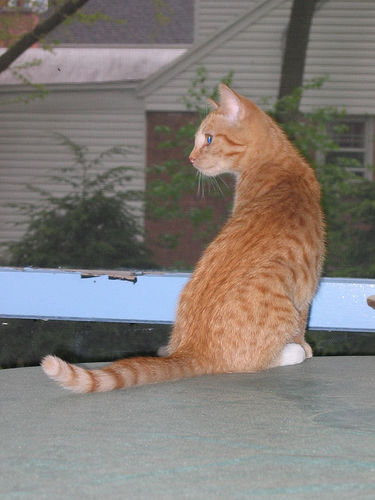
%> input picture 4/prob_GraphCut/cat.jpg, 375 x 500 px
$ octave runThis_grad2.m   (GNU Octave 9; MATLAB toolbox functions it lacks are replaced by stand-ins)
%> lines starting %> are read from the running program, lines starting %| are printed output that depends on the picture
% Add path

clear all;
close all;

addpath(genpath('GCmex1.5'));
im = im2double( imread('cat.jpg') );

org_im = im;

H = size(im, 1); W = size(im, 2); K = 3;
%> after `H = size(im, 1)`: H = 500
%> after `W = size(im, 2)`: W = 375

cform  = makecform('srgb2lab');
imgLab = applycform(im, cform);
%> imgLab: size 500x375x3 double; mean of channels 1, 2, 3 51.8, 2.4, 4.3

%Separating RGB Components
img_r=imgLab(:,:,1);
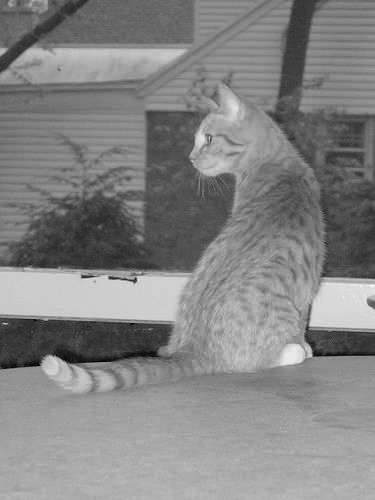
%> img_r: size 500x375 double; min 1.38, max 98.72, mean 51.8; drawn with min black and max white
img_g=imgLab(:,:,2);
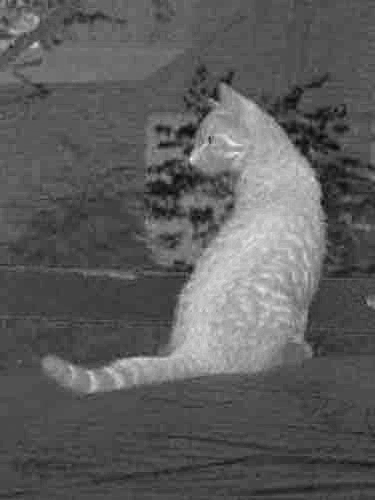
%> img_g: size 500x375 double; min -16.37, max 34.93, mean 2.4; drawn with min black and max white
img_b=imgLab(:,:,3);
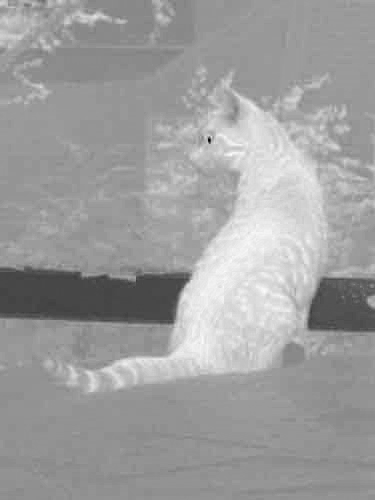
%> img_b: size 500x375 double; min -53.09, max 39.44, mean 4.3; drawn with min black and max white

img_rgb=[img_r(:) img_g(:) img_b(:)];


% Load the mask
load cat_poly
inbox = poly2mask(poly(:,1), poly(:,2), size(im, 1), size(im,2));
inbox_mask= reshape(inbox,W*H, 1);
%> inbox_mask = 187500 logical values, 22823 true

foregnd_dx = inbox_mask' == 1;
%> foregnd_dx = 187500 logical values, 22823 true
backgnd_dx = inbox_mask' == 0;
%> backgnd_dx = 187500 logical values, 164677 true

foregnd_rgb = img_rgb(foregnd_dx,:);
backgnd_rgb = img_rgb(backgnd_dx,:);

fitgmdist_options=statset('Display','final');

prob_foregnd = zeros(size(img_rgb,1),3);
prob_backgnd = zeros(size(img_rgb,1),3);

% 1) Fit Gaussian mixture model for foreground regions

%for i=1:K
%> (the run ends here)
